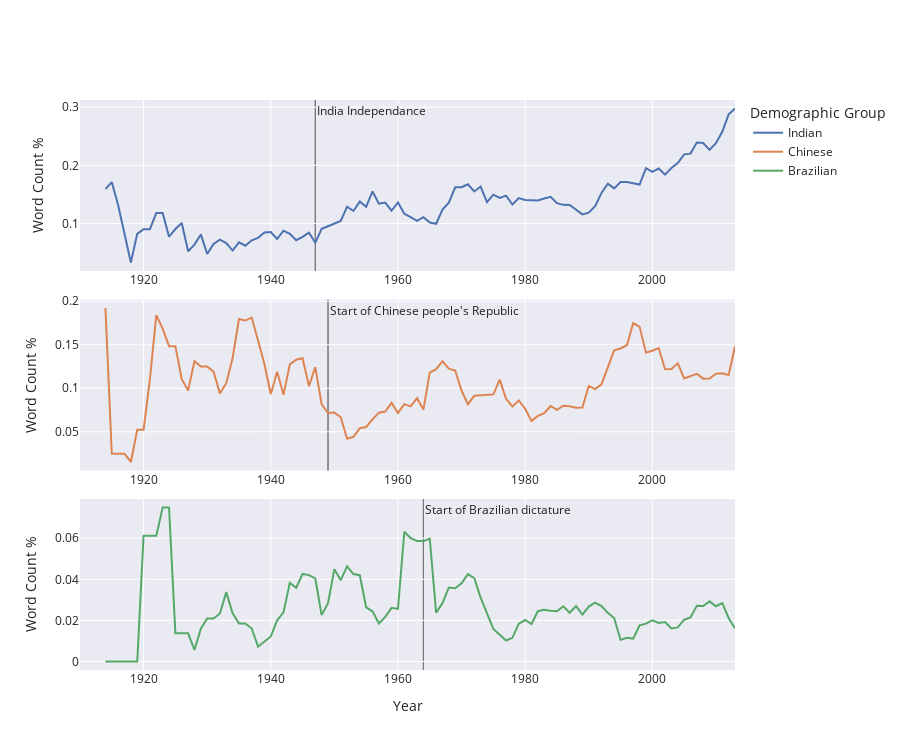

Here is the notebook cell this chart was saved with:
### Markdown cell above
The peak of representation happens between 5 and 10 years after the beginning of the conflict for WWI, WWII, Iraq and Afghanistan War, but much later for the Cold War and Vietnam War. The percieved intensity of the conflict could be an explaining factor for this phenomenom. The higher mediatisation of the more recent wars could highten the percieved intensity of a conflict even when stakes are much lower than for WWI and WWII, and yet recieve a similar increase in representation. Slower conflicts like the Cold war don't incite as much interest.

## US bias

### Code cell
figures = [
plot_relative_occurrences(all_counts_by_period, ['Indian']),
plot_relative_occurrences(all_counts_by_period, ['Chinese']),
plot_relative_occurrences(all_counts_by_period, ['Brazilian'])
]

dates_list= [
    ('1947', '1947', 'India Independance'),
    ('1949', '1949', "Start of Chinese people's Republic"),
    ('1964 ', '1964', "Start of Brazilian dictature")
]


fig = make_subplots(rows=len(figures), cols=1,vertical_spacing = 0.05) 

for i, figure in enumerate(figures):
    for trace in range(len(figure["data"])):
        fig.append_trace(figure["data"][trace], row=i+1, col=1)
    fig.update_yaxes(title_text="Word Count %", row=i+1, col=1)
    if i < len(dates_list):
        date = dates_list[i]    
        fig.add_vrect(
                x0=date[0],
                x1=date[1],
                annotation_text=date[2],
                annotation_position="top left",
                fillcolor='rgba(255, 0, 0, 0.1)',
                layer='below',
                line_width=1, row=i+1, col=1)


fig.update_layout(
        legend_title='Demographic Group',
        template='seaborn',
        height=250*len(figures),
    )

fig.update_xaxes(title_text="Year", row=len(figures), col=1)

fig_json = fig.to_json()

with open('figures/ethnicity-representation_us_bias.json', 'w') as json_file:
    json.dump(json.loads(fig_json), json_file, indent=4)   

fig.show()
